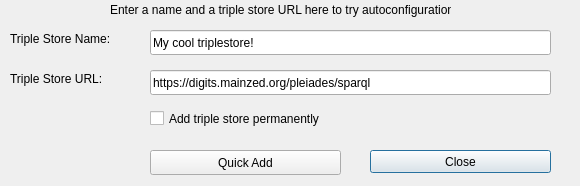
<?xml version="1.0" encoding="UTF-8"?>
<ui version="4.0">
 <class>TripleStoreDialog</class>
 <widget class="QDialog" name="TripleStoreDialog">
  <property name="geometry">
   <rect>
    <x>0</x>
    <y>0</y>
    <width>580</width>
    <height>186</height>
   </rect>
  </property>
  <property name="windowTitle">
   <string>Dialog</string>
  </property>
  <widget class="QLabel" name="tripleStoreLabel">
   <property name="geometry">
    <rect>
     <x>10</x>
     <y>70</y>
     <width>161</width>
     <height>17</height>
    </rect>
   </property>
   <property name="text">
    <string>Triple Store URL:</string>
   </property>
  </widget>
  <widget class="QLineEdit" name="tripleStoreEdit">
   <property name="geometry">
    <rect>
     <x>150</x>
     <y>70</y>
     <width>401</width>
     <height>25</height>
    </rect>
   </property>
   <property name="text">
    <string>https://digits.mainzed.org/pleiades/sparql</string>
   </property>
  </widget>
  <widget class="QLabel" name="tripleStoreNameLabel">
   <property name="geometry">
    <rect>
     <x>10</x>
     <y>30</y>
     <width>161</width>
     <height>17</height>
    </rect>
   </property>
   <property name="text">
    <string>Triple Store Name:</string>
   </property>
  </widget>
  <widget class="QLineEdit" name="tripleStoreNameEdit">
   <property name="geometry">
    <rect>
     <x>150</x>
     <y>30</y>
     <width>401</width>
     <height>25</height>
    </rect>
   </property>
   <property name="text">
    <string>My cool triplestore!</string>
   </property>
  </widget>
  <widget class="QPushButton" name="tripleStoreCloseButton">
   <property name="geometry">
    <rect>
     <x>370</x>
     <y>150</y>
     <width>181</width>
     <height>23</height>
    </rect>
   </property>
   <property name="text">
    <string>Close</string>
   </property>
  </widget>
  <widget class="QPushButton" name="detectConfiguration">
   <property name="geometry">
    <rect>
     <x>150</x>
     <y>150</y>
     <width>191</width>
     <height>25</height>
    </rect>
   </property>
   <property name="text">
    <string>Quick Add</string>
   </property>
  </widget>
  <widget class="QLabel" name="tripleStoreNameLabel_2">
   <property name="geometry">
    <rect>
     <x>110</x>
     <y>0</y>
     <width>341</width>
     <height>20</height>
    </rect>
   </property>
   <property name="text">
    <string>Enter a name and a triple store URL here to try autoconfiguration</string>
   </property>
  </widget>
  <widget class="QCheckBox" name="permanentAdd">
   <property name="geometry">
    <rect>
     <x>150</x>
     <y>110</y>
     <width>201</width>
     <height>17</height>
    </rect>
   </property>
   <property name="text">
    <string>Add triple store permanently</string>
   </property>
  </widget>
 </widget>
 <resources/>
 <connections/>
</ui>
